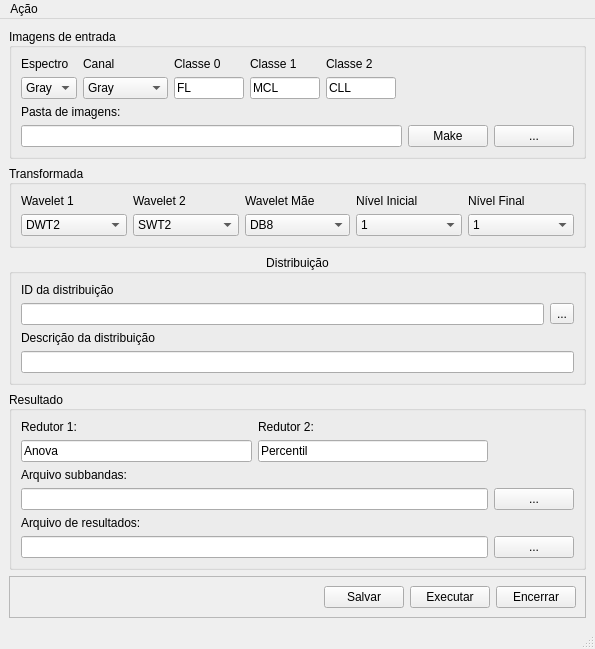
<?xml version="1.0" encoding="UTF-8"?>
<ui version="4.0">
 <class>MainWindow</class>
 <widget class="QMainWindow" name="MainWindow">
  <property name="geometry">
   <rect>
    <x>0</x>
    <y>0</y>
    <width>595</width>
    <height>608</height>
   </rect>
  </property>
  <property name="sizePolicy">
   <sizepolicy hsizetype="Expanding" vsizetype="Expanding">
    <horstretch>0</horstretch>
    <verstretch>0</verstretch>
   </sizepolicy>
  </property>
  <property name="windowTitle">
   <string>Wavelets</string>
  </property>
  <property name="autoFillBackground">
   <bool>false</bool>
  </property>
  <property name="documentMode">
   <bool>true</bool>
  </property>
  <property name="dockNestingEnabled">
   <bool>false</bool>
  </property>
  <property name="dockOptions">
   <set>QMainWindow::AllowTabbedDocks|QMainWindow::AnimatedDocks|QMainWindow::VerticalTabs</set>
  </property>
  <widget class="QWidget" name="centralwidget">
   <layout class="QGridLayout" name="gridLayout_3">
    <item row="4" column="0">
     <widget class="QFrame" name="frame">
      <property name="frameShape">
       <enum>QFrame::StyledPanel</enum>
      </property>
      <property name="frameShadow">
       <enum>QFrame::Raised</enum>
      </property>
      <layout class="QGridLayout" name="gridLayout_6">
       <item row="0" column="0">
        <spacer name="horizontalSpacer1">
         <property name="orientation">
          <enum>Qt::Horizontal</enum>
         </property>
         <property name="sizeHint" stdset="0">
          <size>
           <width>40</width>
           <height>20</height>
          </size>
         </property>
        </spacer>
       </item>
       <item row="0" column="2">
        <widget class="QPushButton" name="btExecutar">
         <property name="text">
          <string>Executar</string>
         </property>
        </widget>
       </item>
       <item row="0" column="3">
        <widget class="QPushButton" name="btEncerrar">
         <property name="text">
          <string>Encerrar</string>
         </property>
        </widget>
       </item>
       <item row="0" column="1">
        <widget class="QPushButton" name="btSalvar">
         <property name="enabled">
          <bool>true</bool>
         </property>
         <property name="text">
          <string>Salvar</string>
         </property>
         <property name="checkable">
          <bool>false</bool>
         </property>
         <property name="default">
          <bool>false</bool>
         </property>
         <property name="flat">
          <bool>false</bool>
         </property>
        </widget>
       </item>
      </layout>
     </widget>
    </item>
    <item row="2" column="0">
     <widget class="QGroupBox" name="groupBox_2">
      <property name="title">
       <string>Distribuição</string>
      </property>
      <property name="alignment">
       <set>Qt::AlignCenter</set>
      </property>
      <property name="flat">
       <bool>true</bool>
      </property>
      <layout class="QGridLayout" name="gridLayout">
       <item row="0" column="0">
        <widget class="QLabel" name="label_8">
         <property name="text">
          <string>ID da distribuição</string>
         </property>
        </widget>
       </item>
       <item row="1" column="0">
        <widget class="QLineEdit" name="leIdDataset"/>
       </item>
       <item row="2" column="0">
        <widget class="QLabel" name="label_9">
         <property name="text">
          <string>Descrição da distribuição</string>
         </property>
        </widget>
       </item>
       <item row="3" column="0" colspan="2">
        <widget class="QLineEdit" name="leDescricao"/>
       </item>
       <item row="1" column="1">
        <widget class="QToolButton" name="btId">
         <property name="text">
          <string>...</string>
         </property>
        </widget>
       </item>
      </layout>
     </widget>
    </item>
    <item row="3" column="0">
     <widget class="QGroupBox" name="gbimg_in_2">
      <property name="autoFillBackground">
       <bool>false</bool>
      </property>
      <property name="title">
       <string>Resultado</string>
      </property>
      <property name="alignment">
       <set>Qt::AlignLeading|Qt::AlignLeft|Qt::AlignVCenter</set>
      </property>
      <property name="flat">
       <bool>true</bool>
      </property>
      <layout class="QGridLayout" name="gridLayout_5">
       <item row="4" column="2">
        <widget class="QPushButton" name="btPathSubbanda">
         <property name="sizePolicy">
          <sizepolicy hsizetype="Minimum" vsizetype="Preferred">
           <horstretch>0</horstretch>
           <verstretch>0</verstretch>
          </sizepolicy>
         </property>
         <property name="text">
          <string>...</string>
         </property>
        </widget>
       </item>
       <item row="4" column="0" colspan="2">
        <widget class="QLineEdit" name="leSubbandFile">
         <property name="sizePolicy">
          <sizepolicy hsizetype="Expanding" vsizetype="Preferred">
           <horstretch>0</horstretch>
           <verstretch>0</verstretch>
          </sizepolicy>
         </property>
        </widget>
       </item>
       <item row="1" column="0">
        <widget class="QLineEdit" name="leRedutor1">
         <property name="text">
          <string>Anova</string>
         </property>
        </widget>
       </item>
       <item row="6" column="0" colspan="2">
        <widget class="QLineEdit" name="leResultFile"/>
       </item>
       <item row="5" column="0">
        <widget class="QLabel" name="label_7">
         <property name="text">
          <string>Arquivo de resultados:</string>
         </property>
        </widget>
       </item>
       <item row="1" column="1">
        <widget class="QLineEdit" name="leRedutor2">
         <property name="text">
          <string>Percentil</string>
         </property>
        </widget>
       </item>
       <item row="6" column="2">
        <widget class="QPushButton" name="btPathResult">
         <property name="text">
          <string>...</string>
         </property>
        </widget>
       </item>
       <item row="3" column="0">
        <widget class="QLabel" name="label_2">
         <property name="sizePolicy">
          <sizepolicy hsizetype="Preferred" vsizetype="Preferred">
           <horstretch>0</horstretch>
           <verstretch>0</verstretch>
          </sizepolicy>
         </property>
         <property name="text">
          <string>Arquivo subbandas:</string>
         </property>
        </widget>
       </item>
       <item row="0" column="0">
        <widget class="QLabel" name="label_10">
         <property name="text">
          <string>Redutor 1:</string>
         </property>
        </widget>
       </item>
       <item row="0" column="1">
        <widget class="QLabel" name="label_14">
         <property name="text">
          <string>Redutor 2:</string>
         </property>
        </widget>
       </item>
      </layout>
     </widget>
    </item>
    <item row="0" column="0">
     <widget class="QGroupBox" name="gbimg_in">
      <property name="autoFillBackground">
       <bool>false</bool>
      </property>
      <property name="title">
       <string>Imagens de entrada  </string>
      </property>
      <property name="alignment">
       <set>Qt::AlignLeading|Qt::AlignLeft|Qt::AlignVCenter</set>
      </property>
      <property name="flat">
       <bool>true</bool>
      </property>
      <layout class="QGridLayout" name="gridLayout_4">
       <item row="3" column="2">
        <widget class="QLineEdit" name="leClasse0">
         <property name="text">
          <string>FL</string>
         </property>
        </widget>
       </item>
       <item row="3" column="4">
        <widget class="QLineEdit" name="leClasse2">
         <property name="text">
          <string>CLL</string>
         </property>
        </widget>
       </item>
       <item row="2" column="4">
        <widget class="QLabel" name="label_6">
         <property name="text">
          <string>Classe 2</string>
         </property>
        </widget>
       </item>
       <item row="3" column="3">
        <widget class="QLineEdit" name="leClasse1">
         <property name="text">
          <string>MCL</string>
         </property>
        </widget>
       </item>
       <item row="2" column="2">
        <widget class="QLabel" name="label_3">
         <property name="text">
          <string>Classe 0</string>
         </property>
        </widget>
       </item>
       <item row="3" column="0">
        <widget class="QComboBox" name="cbEspectro">
         <item>
          <property name="text">
           <string>Gray</string>
          </property>
         </item>
         <item>
          <property name="text">
           <string>RGB</string>
          </property>
         </item>
         <item>
          <property name="text">
           <string>HSV</string>
          </property>
         </item>
        </widget>
       </item>
       <item row="2" column="3">
        <widget class="QLabel" name="label_4">
         <property name="text">
          <string>Classe 1</string>
         </property>
        </widget>
       </item>
       <item row="5" column="7">
        <widget class="QPushButton" name="btImagens">
         <property name="sizePolicy">
          <sizepolicy hsizetype="Minimum" vsizetype="Preferred">
           <horstretch>0</horstretch>
           <verstretch>0</verstretch>
          </sizepolicy>
         </property>
         <property name="text">
          <string>...</string>
         </property>
        </widget>
       </item>
       <item row="5" column="0" colspan="6">
        <widget class="QLineEdit" name="leMainPath">
         <property name="sizePolicy">
          <sizepolicy hsizetype="Expanding" vsizetype="Preferred">
           <horstretch>0</horstretch>
           <verstretch>0</verstretch>
          </sizepolicy>
         </property>
        </widget>
       </item>
       <item row="3" column="1">
        <widget class="QComboBox" name="cbCanal">
         <item>
          <property name="text">
           <string>Gray</string>
          </property>
         </item>
         <item>
          <property name="text">
           <string>Red</string>
          </property>
         </item>
         <item>
          <property name="text">
           <string>Green</string>
          </property>
         </item>
         <item>
          <property name="text">
           <string>Blue</string>
          </property>
         </item>
         <item>
          <property name="text">
           <string>Hue</string>
          </property>
         </item>
         <item>
          <property name="text">
           <string>Saturation</string>
          </property>
         </item>
         <item>
          <property name="text">
           <string>Value</string>
          </property>
         </item>
        </widget>
       </item>
       <item row="2" column="0">
        <widget class="QLabel" name="label_17">
         <property name="text">
          <string>Espectro</string>
         </property>
        </widget>
       </item>
       <item row="2" column="1">
        <widget class="QLabel" name="label_18">
         <property name="text">
          <string>Canal</string>
         </property>
        </widget>
       </item>
       <item row="5" column="6">
        <widget class="QPushButton" name="btMakePath">
         <property name="text">
          <string>Make</string>
         </property>
        </widget>
       </item>
       <item row="4" column="0" colspan="3">
        <widget class="QLabel" name="label">
         <property name="sizePolicy">
          <sizepolicy hsizetype="Preferred" vsizetype="Preferred">
           <horstretch>0</horstretch>
           <verstretch>0</verstretch>
          </sizepolicy>
         </property>
         <property name="text">
          <string>Pasta de imagens:</string>
         </property>
        </widget>
       </item>
      </layout>
     </widget>
    </item>
    <item row="1" column="0">
     <widget class="QGroupBox" name="groupBox">
      <property name="title">
       <string>Transformada</string>
      </property>
      <property name="alignment">
       <set>Qt::AlignLeading|Qt::AlignLeft|Qt::AlignVCenter</set>
      </property>
      <property name="flat">
       <bool>true</bool>
      </property>
      <layout class="QGridLayout" name="gridLayout_2">
       <item row="0" column="0">
        <widget class="QLabel" name="label_5">
         <property name="text">
          <string>Wavelet 1</string>
         </property>
        </widget>
       </item>
       <item row="1" column="4">
        <widget class="QComboBox" name="cbN1">
         <property name="autoFillBackground">
          <bool>false</bool>
         </property>
         <property name="editable">
          <bool>false</bool>
         </property>
         <property name="currentIndex">
          <number>0</number>
         </property>
         <item>
          <property name="text">
           <string>1</string>
          </property>
         </item>
         <item>
          <property name="text">
           <string>2</string>
          </property>
         </item>
         <item>
          <property name="text">
           <string>3</string>
          </property>
         </item>
         <item>
          <property name="text">
           <string>4</string>
          </property>
         </item>
         <item>
          <property name="text">
           <string>5</string>
          </property>
         </item>
         <item>
          <property name="text">
           <string>6</string>
          </property>
         </item>
         <item>
          <property name="text">
           <string>7</string>
          </property>
         </item>
         <item>
          <property name="text">
           <string>8</string>
          </property>
         </item>
         <item>
          <property name="text">
           <string>9</string>
          </property>
         </item>
         <item>
          <property name="text">
           <string>10</string>
          </property>
         </item>
        </widget>
       </item>
       <item row="1" column="5">
        <widget class="QComboBox" name="cbN2">
         <property name="autoFillBackground">
          <bool>false</bool>
         </property>
         <property name="editable">
          <bool>false</bool>
         </property>
         <property name="currentIndex">
          <number>0</number>
         </property>
         <item>
          <property name="text">
           <string>1</string>
          </property>
         </item>
         <item>
          <property name="text">
           <string>2</string>
          </property>
         </item>
         <item>
          <property name="text">
           <string>3</string>
          </property>
         </item>
         <item>
          <property name="text">
           <string>4</string>
          </property>
         </item>
         <item>
          <property name="text">
           <string>5</string>
          </property>
         </item>
         <item>
          <property name="text">
           <string>6</string>
          </property>
         </item>
         <item>
          <property name="text">
           <string>7</string>
          </property>
         </item>
         <item>
          <property name="text">
           <string>8</string>
          </property>
         </item>
         <item>
          <property name="text">
           <string>9</string>
          </property>
         </item>
         <item>
          <property name="text">
           <string>10</string>
          </property>
         </item>
        </widget>
       </item>
       <item row="1" column="3">
        <widget class="QComboBox" name="cbWMae">
         <property name="autoFillBackground">
          <bool>false</bool>
         </property>
         <property name="editable">
          <bool>false</bool>
         </property>
         <property name="currentIndex">
          <number>0</number>
         </property>
         <item>
          <property name="text">
           <string>DB8</string>
          </property>
         </item>
         <item>
          <property name="text">
           <string>Haar</string>
          </property>
         </item>
         <item>
          <property name="text">
           <string>DB1</string>
          </property>
         </item>
         <item>
          <property name="text">
           <string>DB2</string>
          </property>
         </item>
         <item>
          <property name="text">
           <string>DB3</string>
          </property>
         </item>
         <item>
          <property name="text">
           <string>DB4</string>
          </property>
         </item>
         <item>
          <property name="text">
           <string>DB5</string>
          </property>
         </item>
         <item>
          <property name="text">
           <string>DB6</string>
          </property>
         </item>
         <item>
          <property name="text">
           <string>DB6</string>
          </property>
         </item>
         <item>
          <property name="text">
           <string>DB9</string>
          </property>
         </item>
         <item>
          <property name="text">
           <string>DB10</string>
          </property>
         </item>
         <item>
          <property name="text">
           <string>DB11</string>
          </property>
         </item>
         <item>
          <property name="text">
           <string>DB12</string>
          </property>
         </item>
         <item>
          <property name="text">
           <string>DB13</string>
          </property>
         </item>
         <item>
          <property name="text">
           <string>DB14</string>
          </property>
         </item>
         <item>
          <property name="text">
           <string>DB15</string>
          </property>
         </item>
         <item>
          <property name="text">
           <string>DB16</string>
          </property>
         </item>
         <item>
          <property name="text">
           <string>DB17</string>
          </property>
         </item>
         <item>
          <property name="text">
           <string>DB18</string>
          </property>
         </item>
         <item>
          <property name="text">
           <string>DB19</string>
          </property>
         </item>
         <item>
          <property name="text">
           <string>DB20</string>
          </property>
         </item>
         <item>
          <property name="text">
           <string>Sym2</string>
          </property>
         </item>
         <item>
          <property name="text">
           <string>Sym3</string>
          </property>
         </item>
         <item>
          <property name="text">
           <string>Sym4</string>
          </property>
         </item>
         <item>
          <property name="text">
           <string>Sym5</string>
          </property>
         </item>
         <item>
          <property name="text">
           <string>Sym6</string>
          </property>
         </item>
         <item>
          <property name="text">
           <string>Sym7</string>
          </property>
         </item>
         <item>
          <property name="text">
           <string>Sym8</string>
          </property>
         </item>
         <item>
          <property name="text">
           <string>Sym9</string>
          </property>
         </item>
         <item>
          <property name="text">
           <string>Sym10</string>
          </property>
         </item>
         <item>
          <property name="text">
           <string>Sym11</string>
          </property>
         </item>
         <item>
          <property name="text">
           <string>Sym12</string>
          </property>
         </item>
         <item>
          <property name="text">
           <string>Sym13</string>
          </property>
         </item>
         <item>
          <property name="text">
           <string>Sym14</string>
          </property>
         </item>
         <item>
          <property name="text">
           <string>Sym15</string>
          </property>
         </item>
         <item>
          <property name="text">
           <string>Sym16</string>
          </property>
         </item>
         <item>
          <property name="text">
           <string>Sym17</string>
          </property>
         </item>
         <item>
          <property name="text">
           <string>Sym18</string>
          </property>
         </item>
         <item>
          <property name="text">
           <string>Sym19</string>
          </property>
         </item>
         <item>
          <property name="text">
           <string>Sym20</string>
          </property>
         </item>
         <item>
          <property name="text">
           <string>Coif1</string>
          </property>
         </item>
         <item>
          <property name="text">
           <string>Coif2</string>
          </property>
         </item>
         <item>
          <property name="text">
           <string>Coif3</string>
          </property>
         </item>
         <item>
          <property name="text">
           <string>Coif4</string>
          </property>
         </item>
         <item>
          <property name="text">
           <string>Bio1.1</string>
          </property>
         </item>
         <item>
          <property name="text">
           <string>Bio1.3</string>
          </property>
         </item>
         <item>
          <property name="text">
           <string>Bio1.5</string>
          </property>
         </item>
         <item>
          <property name="text">
           <string>Bio2.2</string>
          </property>
         </item>
         <item>
          <property name="text">
           <string>Bio2.4</string>
          </property>
         </item>
         <item>
          <property name="text">
           <string>Bio2.6</string>
          </property>
         </item>
         <item>
          <property name="text">
           <string>Bio2.8</string>
          </property>
         </item>
         <item>
          <property name="text">
           <string>bior3.1</string>
          </property>
         </item>
         <item>
          <property name="text">
           <string>Bio3.3</string>
          </property>
         </item>
         <item>
          <property name="text">
           <string>Bio3.5</string>
          </property>
         </item>
         <item>
          <property name="text">
           <string>Bio3.7</string>
          </property>
         </item>
         <item>
          <property name="text">
           <string>Bio3.9</string>
          </property>
         </item>
         <item>
          <property name="text">
           <string>Bio4.4</string>
          </property>
         </item>
         <item>
          <property name="text">
           <string>Bio5.5</string>
          </property>
         </item>
         <item>
          <property name="text">
           <string>Bio6.8</string>
          </property>
         </item>
         <item>
          <property name="text">
           <string>RBio1.1</string>
          </property>
         </item>
         <item>
          <property name="text">
           <string>RBio1.3</string>
          </property>
         </item>
         <item>
          <property name="text">
           <string>RBio1.5</string>
          </property>
         </item>
         <item>
          <property name="text">
           <string>RBio2.2</string>
          </property>
         </item>
         <item>
          <property name="text">
           <string>RBio2.4</string>
          </property>
         </item>
         <item>
          <property name="text">
           <string>RBio2.6</string>
          </property>
         </item>
         <item>
          <property name="text">
           <string>RBio2.8</string>
          </property>
         </item>
         <item>
          <property name="text">
           <string>RBio3.1</string>
          </property>
         </item>
         <item>
          <property name="text">
           <string>RBio3.3</string>
          </property>
         </item>
         <item>
          <property name="text">
           <string>RBio3.5</string>
          </property>
         </item>
         <item>
          <property name="text">
           <string>RBio3.7</string>
          </property>
         </item>
         <item>
          <property name="text">
           <string>RBio3.9</string>
          </property>
         </item>
         <item>
          <property name="text">
           <string>RBio4.4</string>
          </property>
         </item>
         <item>
          <property name="text">
           <string>RBio5.5</string>
          </property>
         </item>
         <item>
          <property name="text">
           <string>RBio6.8</string>
          </property>
         </item>
         <item>
          <property name="text">
           <string>DMeyer</string>
          </property>
         </item>
        </widget>
       </item>
       <item row="0" column="3">
        <widget class="QLabel" name="label_11">
         <property name="text">
          <string>Wavelet Mãe</string>
         </property>
        </widget>
       </item>
       <item row="0" column="4">
        <widget class="QLabel" name="label_12">
         <property name="text">
          <string>Nível Inicial</string>
         </property>
        </widget>
       </item>
       <item row="0" column="5">
        <widget class="QLabel" name="label_13">
         <property name="text">
          <string>Nível Final</string>
         </property>
        </widget>
       </item>
       <item row="1" column="0">
        <widget class="QComboBox" name="cbWave">
         <property name="autoFillBackground">
          <bool>false</bool>
         </property>
         <property name="editable">
          <bool>false</bool>
         </property>
         <property name="currentIndex">
          <number>0</number>
         </property>
         <item>
          <property name="text">
           <string>DWT2</string>
          </property>
         </item>
         <item>
          <property name="text">
           <string>SWT2</string>
          </property>
         </item>
         <item>
          <property name="text">
           <string>None</string>
          </property>
         </item>
        </widget>
       </item>
       <item row="0" column="1">
        <widget class="QLabel" name="label_16">
         <property name="text">
          <string>Wavelet 2</string>
         </property>
        </widget>
       </item>
       <item row="1" column="1">
        <widget class="QComboBox" name="cbWave2">
         <property name="autoFillBackground">
          <bool>false</bool>
         </property>
         <property name="editable">
          <bool>false</bool>
         </property>
         <property name="currentIndex">
          <number>0</number>
         </property>
         <item>
          <property name="text">
           <string>SWT2</string>
          </property>
         </item>
         <item>
          <property name="text">
           <string>DWT2</string>
          </property>
         </item>
         <item>
          <property name="text">
           <string>None</string>
          </property>
         </item>
        </widget>
       </item>
      </layout>
     </widget>
    </item>
   </layout>
  </widget>
  <widget class="QMenuBar" name="menuBar">
   <property name="geometry">
    <rect>
     <x>0</x>
     <y>0</y>
     <width>595</width>
     <height>18</height>
    </rect>
   </property>
   <widget class="QMenu" name="menuA_o">
    <property name="title">
     <string>Ação</string>
    </property>
    <addaction name="actionIncluir"/>
    <addaction name="actionExecutar"/>
    <addaction name="separator"/>
    <addaction name="actionEncerrara"/>
   </widget>
   <addaction name="menuA_o"/>
  </widget>
  <widget class="QStatusBar" name="statusBar"/>
  <action name="actionExecutar">
   <property name="text">
    <string>Executar</string>
   </property>
  </action>
  <action name="actionEncerrara">
   <property name="text">
    <string>Encerrar</string>
   </property>
  </action>
  <action name="actionIncluir">
   <property name="text">
    <string>Salvar</string>
   </property>
  </action>
 </widget>
 <resources/>
 <connections/>
</ui>
